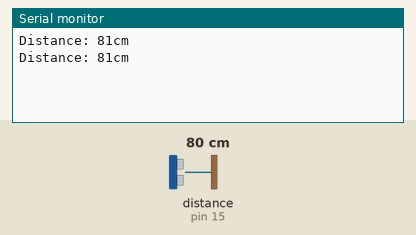
Simulated run of this sketch. Board: Arduino Uno, built with avr-gcc and run on an emulated ATmega328P. Parts: the last lines printed to the serial monitor. The test bench sets the inputs (shaded band); at power-on: distance to the obstacle (sensor on pin 15) 80 cm. The echo pulse lasts 58.3 µs per cm.

Above: at 1.8 s.
1.9 s: distance to the obstacle (sensor on pin 15) set to 2 cm
At 2.8 s:
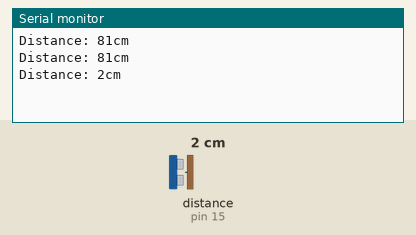
3.4 s: distance to the obstacle (sensor on pin 15) set to 4 cm
At 4.8 s:
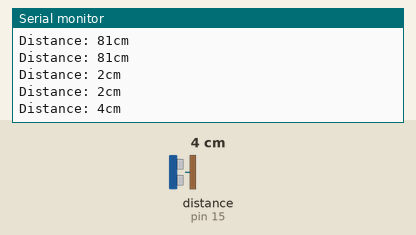
Timing chart, 0 to 6.4 s (numbered marks = the images above; inputs shaded):
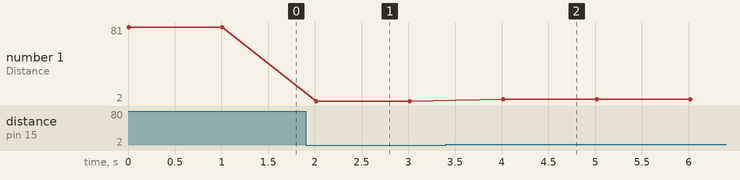

Measured:
- after the input at 1.9 s, the serial monitor: prints a new line after 0.11 s (image 1)
- after the input at 3.4 s, the serial monitor: prints a new line after 0.61 s (image 2)
- plotted number 1: 81 → 2 after the input at 1.9 s, 2 → 4 after the input at 3.4 s

The sketch:

distancesensor.ino
```cpp
#include <NewPing.h>

//definindo sensor de distancia para pinos 14 e 15
#define TRIGGER_PIN  14
#define ECHO_PIN     15
//distancia maxima do sensor
#define MAX_DISTANCE 200

NewPing DistanceSensor(TRIGGER_PIN, ECHO_PIN, MAX_DISTANCE);
//o pino de disparo, o pino de eco e a distância máxima

void setup()
{
    Serial.begin(9600);
    //configura a comunicação serial para ver a saída da placa Arduino no Serial Monitor.
}

void loop()
{
    unsigned int cm = DistanceSensor.ping_cm();
    //distancia do tempo do sensor
    Serial.print("Distance: ");
    Serial.print(cm);
    Serial.println("cm");
    delay(1000);
}
```
